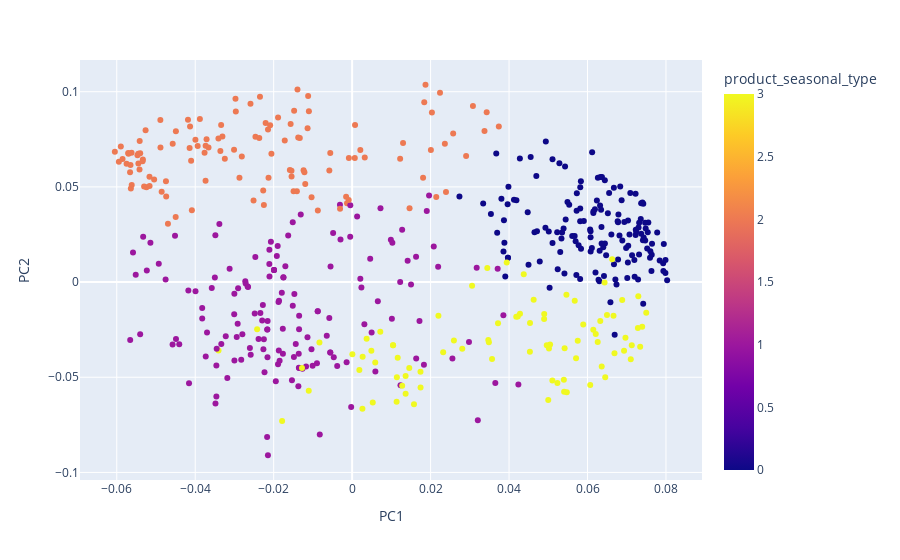

Notebook source saved alongside this figure:
### Code cell
from sklearn.mixture import GaussianMixture
gmm = GaussianMixture(n_components=4, covariance_type='full')
gmm.fit(df_eigen[['PC1','PC2','PC3']])
df_eigen['product_seasonal_type'] = gmm.predict(df_eigen[['PC1','PC2','PC3']])
df_eigen['prob_cluster1'] = gmm.predict_proba(df_eigen[['PC1','PC2','PC3']])[:,0]
df_eigen['prob_cluster2'] = gmm.predict_proba(df_eigen[['PC1','PC2','PC3']])[:,1]
df_eigen['prob_cluster3'] = gmm.predict_proba(df_eigen[['PC1','PC2','PC3']])[:,2]
df_eigen['prob_cluster4'] = gmm.predict_proba(df_eigen[['PC1','PC2','PC3']])[:,3]
px.scatter(df_eigen, x='PC1', y='PC2', hover_name='idxgrp_idx_prdtyp', color='product_seasonal_type')

### Figure 1 — Plotly figure (JSON) as saved in the notebook; plotly's stock layout.template omitted (floating-point values rounded to 4 significant figures; data arrays with more than 128 entries replaced by an {"elided": "..."} marker saying what was removed)
{"data": [{"hovertemplate": "<b>%{hovertext}</b><br><br>PC1=%{x}<br>PC2=%{y}<br>product_seasonal_type=%{marker.color}<extra></extra>", "hovertext": {"elided": "500 str values"}, "legendgroup": "", "marker": {"color": {"elided": "500 int values"}, "coloraxis": "coloraxis", "symbol": "circle"}, "mode": "markers", "name": "", "orientation": "v", "showlegend": false, "type": "scatter", "x": {"elided": "500 float values"}, "xaxis": "x", "y": {"elided": "500 float values"}, "yaxis": "y"}], "layout": {"coloraxis": {"colorbar": {"title": {"text": "product_seasonal_type"}}, "colorscale": [[0, "#0d0887"], [0.1111, "#46039f"], [0.2222, "#7201a8"], [0.3333, "#9c179e"], [0.4444, "#bd3786"], [0.5556, "#d8576b"], [0.6667, "#ed7953"], [0.7778, "#fb9f3a"], [0.8889, "#fdca26"], [1, "#f0f921"]]}, "legend": {"tracegroupgap": 0}, "margin": {"t": 60}, "xaxis": {"anchor": "y", "domain": [0, 1], "title": {"text": "PC1"}}, "yaxis": {"anchor": "x", "domain": [0, 1], "title": {"text": "PC2"}}}}
